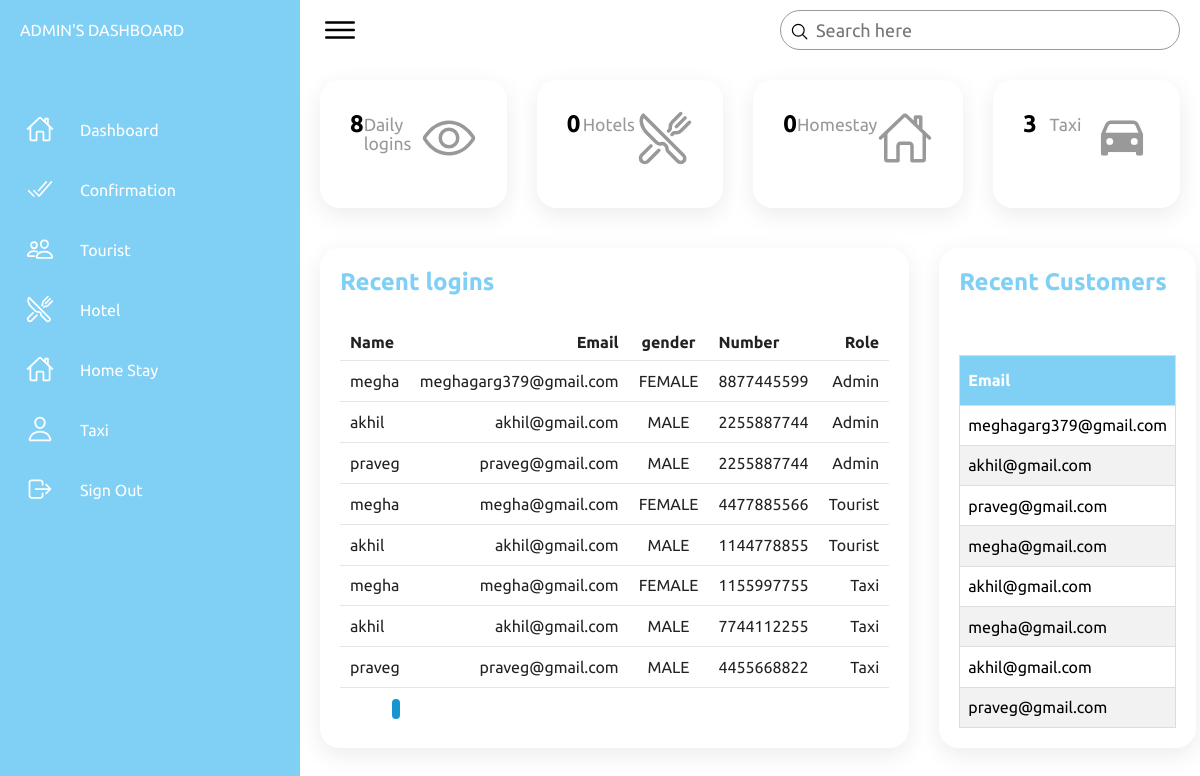
The app's page /UK/admin.php with its own data.
### tables this page shows
CREATE TABLE `users` (
  `id` int(100) NOT NULL,
  `firstname` varchar(100) NOT NULL,
  `surname` varchar(100) NOT NULL,
  `username` varchar(100) NOT NULL,
  `gender` varchar(100) NOT NULL,
  `role` varchar(100) NOT NULL,
  `email` varchar(1001) NOT NULL,
  `mnumber` varchar(100) NOT NULL,
  `password` varchar(100) NOT NULL
);

### UK/admin.php (the view, shortened to what this page needs)
<!DOCTYPE html>
<html lang="en">
<head>
    <link rel="stylesheet" href="assets/css/style.css">
</head>
<body>
    <div class="container">
        <div class="navigation">
            <ul>
                <li>
                    <a href="#">
                        <span class="title">ADMIN'S DASHBOARD</span>
                    </a>
                </li>
                <li>
                    <a href="#">
                        <span class="icon">
                            <ion-icon name="home-outline"></ion-icon>
                        </span>
                        <span class="title">Dashboard</span>
                    </a>
                </li>
                <li>
                    <a href="checkadmin.php">
                        <span class="icon">
                            <ion-icon name="checkmark-done-outline"></ion-icon>
                        </span>
                        <span class="title">Confirmation</span>
                    </a>
                </li>
                <li>
                    <a href="admin1.php">
                        <span class="icon">
                            <ion-icon name="people-outline"></ion-icon>
                        </span>
                        <span class="title">Tourist</span>
                    </a>
                </li>
                <li>
                    <a href="admin2.php">
                        <span class="icon">
                            <ion-icon name="restaurant-outline"></ion-icon>
                        </span>
                        <span class="title">Hotel</span>
                    </a>
                </li>
                <li>
                    <a href="admin3.php">
                        <span class="icon">
                            <ion-icon name="home-outline"></ion-icon>
                        </span>
                        <span class="title">Home Stay</span>
                    </a>
                </li>
                <li>
                    <a href="admin5.php">
                        <span class="icon">
                            <ion-icon name="person-outline"></ion-icon>
                        </span>
                        <span class="title">Taxi</span>
                    </a>
                </li>
                <li>
                    <a href="login.php">
                        <span class="icon">
                            <ion-icon name="log-out-outline"></ion-icon>
                        </span>
                        <span class="title">Sign Out</span>
                    </a>
                </li>
            </ul>
        </div>
        <div class="main">
            <div class="topbar">
                <div class="toggle">
                    <ion-icon name="menu-outline"></ion-icon>
                </div>
                <div class="search">
                    <label>
                        <input type="text" placeholder="Search here">
                        <ion-icon name="search-outline"></ion-icon>
                    </label>
                </div>
            </div>
            <div class="cardBox">
                <div class="card">
                <tr>
    <?php
    include("connection.php");
    $sql="select count(*) from users";
    $result=mysqli_query($connect,$sql)or die ("query failed");
    if(mysqli_num_rows($result)>0){
        while($row=mysqli_fetch_assoc($result)){
            ?>
            <tr>
                <h2><td><?php echo$row['count(*)']; ?></td></h2>
            </tr>
        <?php
        }
    }
    ?>
     </tr>
                    <div>
                        <div class="cardName">Daily logins</div>
                    </div>
                    <div class="iconBx">
                        <ion-icon name="eye-outline"></ion-icon>
                    </div>
                </div>
                <div class="card"><tr>
    <?php
    include("connection.php");
    $sql="SELECT count(*) FROM `users` WHERE role='hotel'";
    $result=mysqli_query($connect,$sql)or die ("query failed");
    if(mysqli_num_rows($result)>0){
        while($row=mysqli_fetch_assoc($result)){
            ?>
            <tr>
                <h2><td><?php echo$row['count(*)']; ?></td></h2>
            </tr>
        <?php
        }
    }
    ?>
  </tr>
                    <div>
                        <div class="cardName">Hotels</div>
                    </div>
                    <div class="iconBx">
                        <ion-icon name="restaurant-outline"></ion-icon>
                    </div>
                </div>
                <div class="card">
                <tr>
    <?php
    include("connection.php");
    $sql="SELECT count(*) FROM `users` WHERE role='homestay';";
    $result=mysqli_query($connect,$sql)or die ("query failed");
    if(mysqli_num_rows($result)>0){
        while($row=mysqli_fetch_assoc($result)){
            ?>
            <tr>
               <h2><td><?php echo$row['count(*)']; ?></td></h2>
            </tr>
        <?php
        }
    }
    ?>
     </tr>
                    <div>
                        <div class="cardName">Homestay</div>
                    </div>
                    <div class="iconBx">
                        <ion-icon name="home-outline"></ion-icon>
                    </div>
                </div>
                <div class="card">
                <tr>
    <?php
    include("connection.php");
    $sql="SELECT count(*) FROM `users` WHERE role='taxi';";
    $result=mysqli_query($connect,$sql)or die ("query failed");
    if(mysqli_num_rows($result)>0){
        while($row=mysqli_fetch_assoc($result)){
            ?>
            <tr>
                <h2><td><?php echo$row['count(*)']; ?></td></h2>
            </tr>
        <?php
        }
    }
    ?>
     </tr>
                    <div>
                        <div class="cardName">Taxi</div>
                    </div>
                    <div class="iconBx">
                    <ion-icon name="car"></ion-icon>
                    </div>
                </div>
            </div>
            <div class="details">
                <div class="recentOrders">
                    <div class="cardHeader">
                        <h2>Recent logins</h2>
                    </div>
                    <table>
                        <thead>
                            <tr>
                                <td>Name</td>
                                <td>Email</td>
                                <td>gender</td>
                                <td>Number</td>
                                <td>Role</td>
                            </tr>
                        </thead>
                        <tbody>
                            <tr>
                            <?php
    include("connection.php");
    $sql="select * from users";
    $result=mysqli_query($connect,$sql)or die ("query failed");
    if(mysqli_num_rows($result)>0){
        while($row=mysqli_fetch_assoc($result)){
            ?>
            <tr>
                <td><?php echo$row['username'];?></td>
                <td><?php echo$row['email']; ?></td>
                <td><?php echo$row['gender']; ?></td>
                <td><?php echo$row['mnumber']; ?></td>
                <td><?php echo$row['role']; ?></td>
        </tr>
        <?php
        }
    }
    ?>
    <td>
        <span class="status inProgress"></span></td>
                            </tr>
                        </tbody>
                    </table>
                </div>
                <div class="recentCustomers">
                    <div class="cardHeader">
                        <h2>Recent Customers</h2>
                    </div>
                    <!DOCTYPE html>
<html>
<head>
</head>
<body>
<table id="customers">
  <tr>
    <th>Email</th>
  </tr>
  <tr>
    <?php
    include("connection.php");
    $sql="select * from users";
    $result=mysqli_query($connect,$sql)or die ("query failed");
    if(mysqli_num_rows($result)>0){
        while($row=mysqli_fetch_assoc($result)){
            ?>
            <tr>
                <td><?php echo$row['email']; ?></td>
        </tr>
        <?php
        }
    }
    ?>
  </tr>
</body>
</html>
                </div>
            </div>
        </div>
    </div>
</body>
</html>

### UK/assets/css/style.css (style rules this page uses)
* { font-family: "Ubuntu", sans-serif; margin: 0; padding: 0; box-sizing: border-box; }
:root { --blue: #80d0f5; --white: #fff; --gray: #f5f5f5; --black1: #222; --black2: #999; }
body { min-height: 100vh; overflow-x: hidden; }
.container { position: relative; width: 100%; }
.navigation { position: fixed; width: 300px; height: 100%; background: var(--blue); border-left: 10px solid var(--blue); transition: 0.5s; overflow: hidden; }
.navigation ul { position: absolute; top: 0; left: 0; width: 100%; }
.navigation ul li { position: relative; width: 100%; list-style: none; border-top-left-radius: 30px; border-bottom-left-radius: 30px; }
.navigation ul li:nth-child(1) { margin-bottom: 40px; pointer-events: none; }
.navigation ul li a { position: relative; display: block; width: 100%; display: flex; text-decoration: none; color: var(--white); }
.navigation ul li a .icon { position: relative; display: block; min-width: 60px; height: 60px; line-height: 75px; text-align: center; }
.navigation ul li a .icon ion-icon { font-size: 1.75rem; }
.navigation ul li a .title { position: relative; display: block; padding: 0 10px; height: 60px; line-height: 60px; text-align: start; white-space: nowrap; }
.main { position: absolute; width: calc(100% - 300px); left: 300px; min-height: 100vh; background: var(--white); transition: 0.5s; }
.topbar { width: 100%; height: 60px; display: flex; justify-content: space-between; align-items: center; padding: 0 10px; }
.toggle { position: relative; width: 60px; height: 60px; display: flex; justify-content: center; align-items: center; font-size: 2.5rem; cursor: pointer; }
.search { position: relative; width: 400px; margin: 0 10px; }
.search label { position: relative; width: 100%; }
.search label input { width: 100%; height: 40px; border-radius: 40px; padding: 5px 20px; padding-left: 35px; font-size: 18px; outline: none; border: 1px solid var(--black2); }
.search label ion-icon { position: absolute; top: 0; left: 10px; font-size: 1.2rem; }
.cardBox { position: relative; width: 100%; padding: 20px; display: grid; grid-template-columns: repeat(4, 1fr); grid-gap: 30px; }
.cardBox .card { position: relative; background: var(--white); padding: 30px; border-radius: 20px; display: flex; justify-content: space-between; cursor: pointer; box-shadow: 0 7px 25px rgba(0, 0, 0, 0.08); }
.cardBox .card .cardName { color: var(--black2); font-size: 1.1rem; margin-top: 5px; }
.cardBox .card .iconBx { font-size: 3.5rem; color: var(--black2); }
.details { position: relative; width: 100%; padding: 20px; display: grid; grid-template-columns: 2fr 1fr; grid-gap: 30px; }
.details .recentOrders { position: relative; display: grid; min-height: 500px; background: var(--white); padding: 20px; box-shadow: 0 7px 25px rgba(0, 0, 0, 0.08); border-radius: 20px; }
.details .cardHeader { display: flex; justify-content: space-between; align-items: flex-start; }
.cardHeader h2 { font-weight: 600; color: var(--blue); }
.details table { width: 100%; border-collapse: collapse; margin-top: 10px; }
.details table thead td { font-weight: 600; }
.details .recentOrders table tr { color: var(--black1); border-bottom: 1px solid rgba(0, 0, 0, 0.1); }
.details .recentOrders table tr:last-child { border-bottom: none; }
.details .recentOrders table tr td { padding: 10px; }
.details .recentOrders table tr td:last-child { text-align: end; }
.details .recentOrders table tr td:nth-child(2) { text-align: end; }
.details .recentOrders table tr td:nth-child(3) { text-align: center; }
.status.inProgress { padding: 2px 4px; background: #1795ce; color: var(--white); border-radius: 4px; font-size: 14px; font-weight: 500; }
.recentCustomers { position: relative; display: grid; min-height: 500px; padding: 20px; background: var(--white); box-shadow: 0 7px 25px rgba(0, 0, 0, 0.08); border-radius: 20px; }
.recentCustomers table tr td { padding: 12px 10px; }

### UK/admin.php (style rules this page uses)
#customers { font-family: Arial, Helvetica, sans-serif; border-collapse: collapse; width: 100%; }
#customers td, #customers th { border: 1px solid #ddd; padding: 8px; }
#customers tr:nth-child(even) { background-color: #f2f2f2; }
#customers th { padding-top: 12px; padding-bottom: 12px; text-align: left; background-color: #80d0f5; color: white; }

### records on screen
users: username "megha", email "meghagarg379@gmail.com", gender "FEMALE", mnumber "8877445599", role "Admin"
users: username "akhil", email "akhil@gmail.com", gender "MALE", mnumber "2255887744", role "Admin"
users: username "praveg", email "praveg@gmail.com", gender "MALE", mnumber "2255887744", role "Admin"
users: username "megha", email "megha@gmail.com", gender "FEMALE", mnumber "4477885566", role "Tourist"
users: username "akhil", email "akhil@gmail.com", gender "MALE", mnumber "1144778855", role "Tourist"
users: username "megha", email "megha@gmail.com", gender "FEMALE", mnumber "1155997755", role "Taxi"
users: username "akhil", email "akhil@gmail.com", gender "MALE", mnumber "7744112255", role "Taxi"
users: username "praveg", email "praveg@gmail.com", gender "MALE", mnumber "4455668822", role "Taxi"

### other values on screen
$row['count(*)'] "8"
$row['count(*)'] "0"
$row['count(*)'] "3"
